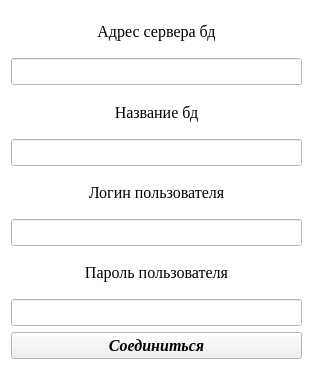
<?xml version="1.0" encoding="UTF-8"?>
<ui version="4.0">
 <class>Login</class>
 <widget class="QWidget" name="Login">
  <property name="geometry">
   <rect>
    <x>0</x>
    <y>0</y>
    <width>313</width>
    <height>370</height>
   </rect>
  </property>
  <property name="palette">
   <palette>
    <active>
     <colorrole role="Base">
      <brush brushstyle="SolidPattern">
       <color alpha="255">
        <red>255</red>
        <green>255</green>
        <blue>255</blue>
       </color>
      </brush>
     </colorrole>
     <colorrole role="Window">
      <brush brushstyle="SolidPattern">
       <color alpha="255">
        <red>255</red>
        <green>255</green>
        <blue>255</blue>
       </color>
      </brush>
     </colorrole>
    </active>
    <inactive>
     <colorrole role="Base">
      <brush brushstyle="SolidPattern">
       <color alpha="255">
        <red>255</red>
        <green>255</green>
        <blue>255</blue>
       </color>
      </brush>
     </colorrole>
     <colorrole role="Window">
      <brush brushstyle="SolidPattern">
       <color alpha="255">
        <red>255</red>
        <green>255</green>
        <blue>255</blue>
       </color>
      </brush>
     </colorrole>
    </inactive>
    <disabled>
     <colorrole role="Base">
      <brush brushstyle="SolidPattern">
       <color alpha="255">
        <red>255</red>
        <green>255</green>
        <blue>255</blue>
       </color>
      </brush>
     </colorrole>
     <colorrole role="Window">
      <brush brushstyle="SolidPattern">
       <color alpha="255">
        <red>255</red>
        <green>255</green>
        <blue>255</blue>
       </color>
      </brush>
     </colorrole>
    </disabled>
   </palette>
  </property>
  <property name="windowTitle">
   <string>Form</string>
  </property>
  <layout class="QGridLayout" name="gridLayout">
   <item row="0" column="0">
    <widget class="QLabel" name="label">
     <property name="font">
      <font>
       <family>Times New Roman</family>
       <pointsize>12</pointsize>
       <weight>50</weight>
       <bold>false</bold>
      </font>
     </property>
     <property name="text">
      <string>Адрес сервера бд</string>
     </property>
     <property name="alignment">
      <set>Qt::AlignCenter</set>
     </property>
    </widget>
   </item>
   <item row="2" column="0">
    <widget class="QLabel" name="label_2">
     <property name="font">
      <font>
       <family>Times New Roman</family>
       <pointsize>12</pointsize>
      </font>
     </property>
     <property name="text">
      <string>Название бд</string>
     </property>
     <property name="alignment">
      <set>Qt::AlignCenter</set>
     </property>
    </widget>
   </item>
   <item row="5" column="0">
    <widget class="QLineEdit" name="lineEdit_3">
     <property name="font">
      <font>
       <family>Times New Roman</family>
       <pointsize>12</pointsize>
       <weight>75</weight>
       <bold>true</bold>
      </font>
     </property>
    </widget>
   </item>
   <item row="4" column="0">
    <widget class="QLabel" name="label_3">
     <property name="font">
      <font>
       <family>Times New Roman</family>
       <pointsize>12</pointsize>
       <weight>50</weight>
       <bold>false</bold>
      </font>
     </property>
     <property name="text">
      <string>Логин пользователя</string>
     </property>
     <property name="alignment">
      <set>Qt::AlignCenter</set>
     </property>
    </widget>
   </item>
   <item row="8" column="0">
    <widget class="QPushButton" name="pushButton">
     <property name="font">
      <font>
       <family>Times New Roman</family>
       <pointsize>12</pointsize>
       <weight>75</weight>
       <italic>true</italic>
       <bold>true</bold>
      </font>
     </property>
     <property name="text">
      <string>Соединиться</string>
     </property>
    </widget>
   </item>
   <item row="1" column="0">
    <widget class="QLineEdit" name="lineEdit">
     <property name="font">
      <font>
       <family>Times New Roman</family>
       <pointsize>12</pointsize>
       <weight>75</weight>
       <bold>true</bold>
      </font>
     </property>
     <property name="alignment">
      <set>Qt::AlignCenter</set>
     </property>
    </widget>
   </item>
   <item row="3" column="0">
    <widget class="QLineEdit" name="lineEdit_2">
     <property name="font">
      <font>
       <family>Times New Roman</family>
       <pointsize>12</pointsize>
       <weight>75</weight>
       <bold>true</bold>
      </font>
     </property>
    </widget>
   </item>
   <item row="7" column="0">
    <widget class="QLineEdit" name="lineEdit_4">
     <property name="font">
      <font>
       <family>Times New Roman</family>
       <pointsize>12</pointsize>
       <weight>75</weight>
       <bold>true</bold>
      </font>
     </property>
    </widget>
   </item>
   <item row="6" column="0">
    <widget class="QLabel" name="label_4">
     <property name="font">
      <font>
       <family>Times New Roman</family>
       <pointsize>12</pointsize>
      </font>
     </property>
     <property name="text">
      <string>Пароль пользователя</string>
     </property>
     <property name="alignment">
      <set>Qt::AlignCenter</set>
     </property>
    </widget>
   </item>
  </layout>
 </widget>
 <resources/>
 <connections/>
</ui>
